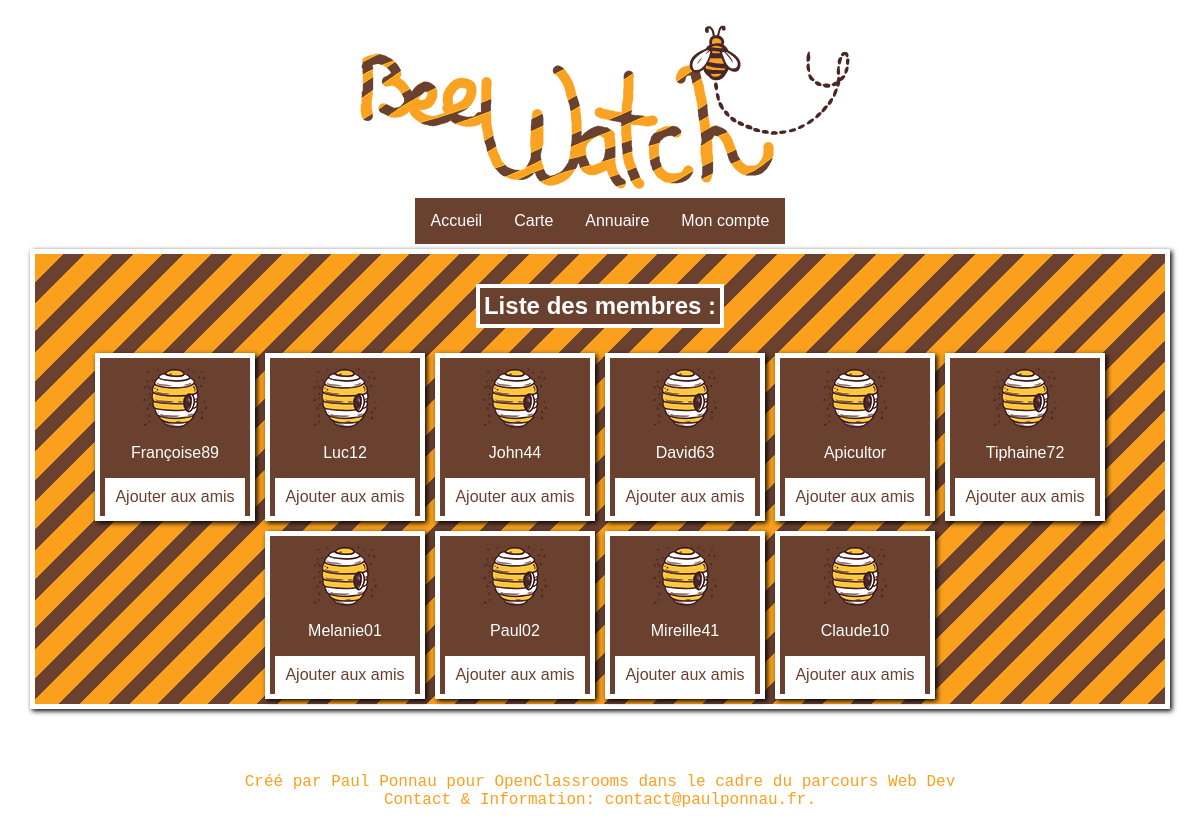
The page /index.php?action=Members (signed in) on the database its author committed.
### tables this page shows
CREATE TABLE IF NOT EXISTS `accounts` (
  `id` int(11) NOT NULL AUTO_INCREMENT,
  `username` varchar(11) NOT NULL,
  `email` varchar(25) NOT NULL,
  `password` varchar(255) NOT NULL,
  `surname` varchar(25) NOT NULL,
  `firstname` varchar(25) NOT NULL,
  PRIMARY KEY (`id`)
);

### controller/account_management/memberListController.php (called while the page is built, shortened)
<?php
$accountManager = new AccountManager();
$listOfAccounts = $accountManager->readAllAccounts();
require('view/backend/user/account_management/membersListView.php');

### model/AccountManager.php (called while the page is built, shortened)
<?php
class AccountManager extends Manager
{
    public function readAllAccounts()
    {
        $db = $this->dbConnect();
        $req = $db->query('SELECT id, username FROM accounts');
        return $req;
    }
}

### view/backend/user/account_management/membersListView.php (the view, shortened to what this page needs)
<div id="memberListDiv">
    <h2>Liste des membres :</h2>
    <div id="memberList_cardsContainer">
        <?php
        while ($data = $listOfAccounts->fetch()) {
            if ($data['id'] != $_SESSION['id'])
            {?>
                <div class="memberCardDiv">
                    <img src="css/media/naturalHiveColor.png">
                    <p class="memberCardDiv_name"><?= $data['username'] ?></p>
                    <a class="memberCardDiv_button" href="index.php?action=user_Account_Inbox&send_FriendshipRequest=<?= $data['id']?>">Ajouter aux amis</a>
                </div>
            <?php }
            }
        ?>
    </div>
</div>
<?php require('view/backend/template.php'); ?>

### css/style.css (style rules this page uses)
html { position: relative; min-height: 100%; }
body { margin: 0 0 100px; padding: 25px; }
#memberListDiv { display: flex; flex-direction: column; align-items: center; width: auto; height: auto; padding-top: 10px; margin: 5px 5px 5px 5px; background: repeating-linear-gradient( 135deg, #faa01d, #faa01d 20px, #6a402f 20px, #6a402f 35px ); border: 5px solid white; box-shadow: 2px 2px 5px black; }
#memberListDiv h2 { background: #6a402f; border: 4px solid white; padding: 4px; color: white; }
#memberList_cardsContainer { display: flex; flex-direction: row; justify-content: center; flex-wrap: wrap; }
.memberCardDiv { display: flex; flex-direction: column; align-items: center; width: 150px; height: auto; padding-top: 10px; margin: 5px 5px 5px 5px; background: #6a402f; color: white; border: 5px solid white; box-shadow: 2px 2px 5px black; }
.memberCardDiv_button { background-color: white; border: 10px solid white; color: #6a402f; text-decoration: none; }

### rows shown on the page
accounts: username "Françoise89"
accounts: username "Luc12"
accounts: username "John44"
accounts: username "David63"
accounts: username "Apicultor"
accounts: username "Tiphaine72"
accounts: username "Melanie01"
accounts: username "Paul02"
accounts: username "Mireille41"
accounts: username "Claude10"
